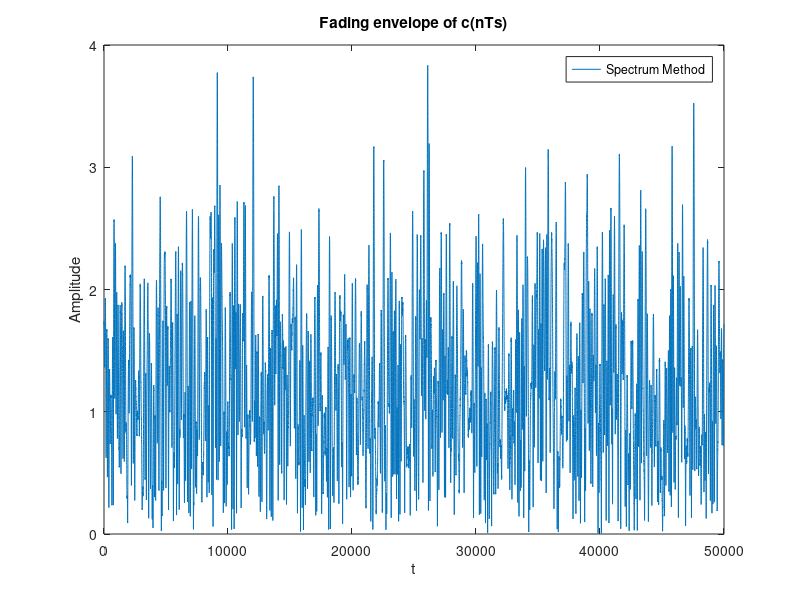
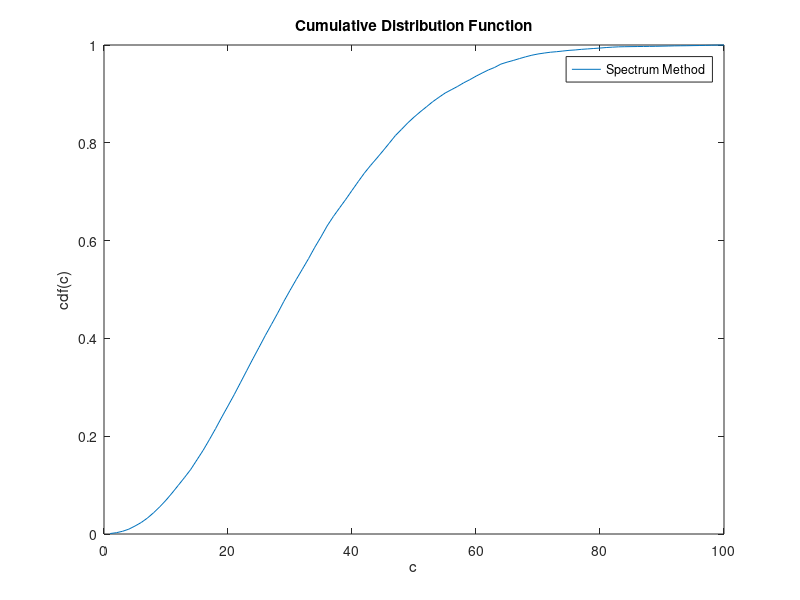
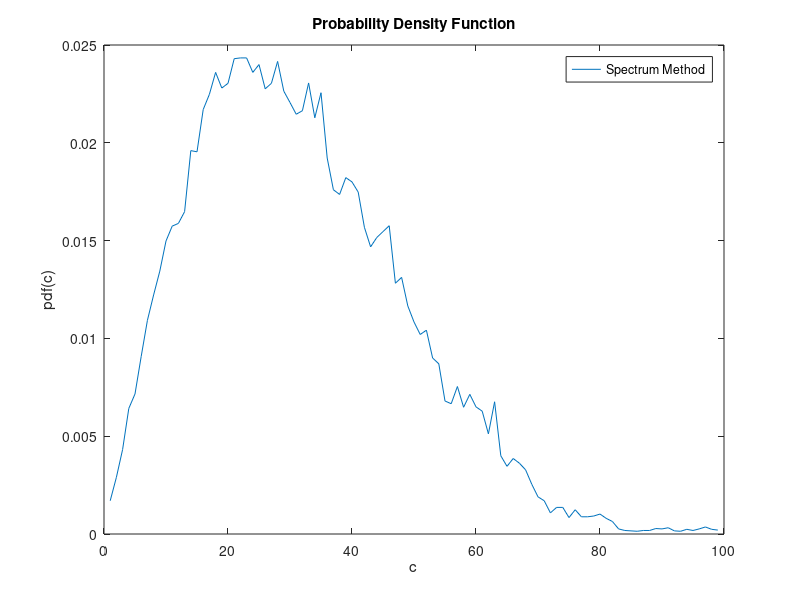
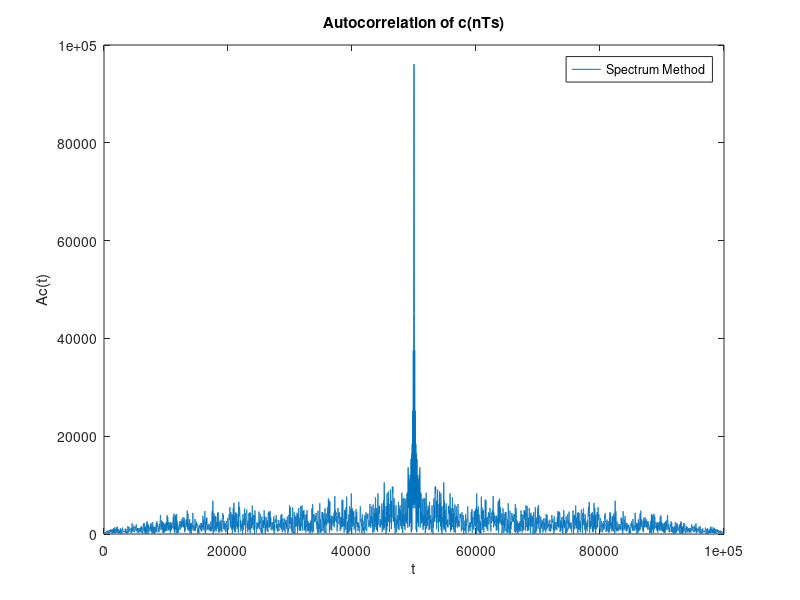

Here is the MATLAB script that generated these plots, in order:
clear all
close all
clc

% parameters
v  = 30*1000/3600; % relative speed
fc = 2e9;          % carrier frequency
c  = 3e8;
Ts = 10^(-4);      % Sample interval
fs = 1/Ts;
N  = 1000;         % No. of filter taps
Ns = 50000;         % No. of samples

% Compute Doppler Frequency
fd = (v*fc)/c;

% Generate g(t) using Eqn.8
g = [besselj(0.25, 2*pi*fd*Ts*abs(-N:-1)')./(abs(-N:-1)'*Ts).^(1/4);
       (fd*pi)^(1/4)/gamma(5/4); 
       besselj(0.25, 2*pi*fd*Ts*(1:N)')./((1:N)'*Ts).^(1/4)];
g = g/norm(g);

G = fft(g,Ns); 

% Generate X(k)
X_k = sqrt(Ns)*(randn(1,Ns) +1i*randn(1,Ns));

% Compute c(t)
C_k = X_k.*G';
c_t = ifft(C_k);

% Plot: Fading envelope
figure(1);
plot(abs(c_t));

title('Fading envelope of c(nTs)');
xlabel('t');
ylabel('Amplitude');
legend('Spectrum Method');

%Plot: CDF
h_t = hist(abs(c_t),100);
cdf = cumsum(h_t) / Ns;
figure(2)
plot(cdf);
legend('Spectrum Method');
title('Cumulative Distribution Function');
xlabel('c');
ylabel('cdf(c)');

% Plot: PDF
pdf = diff(cdf);
figure(3)
plot(pdf);
legend('Spectrum Method');
title('Probability Density Function');
xlabel('c');
ylabel('pdf(c)');

% Plot: Autocorrelation
a_c = xcorr(c_t);
figure(4)
plot(abs(a_c));
title('Autocorrelation of c(nTs)');
legend('Spectrum Method');
xlabel('t');
ylabel('Ac(t)');

% Plot: Power spectral density
% Theoretical - Eqn.5
f = -fd:fd;
psd_th = (1/pi*fd)*(1./((1-(f/fd).^2).^(1/2)));
% Obtained Power Spectral Density
psd_ob = fft(a_c,length(f));
figure(5)
title('Power Spectral Density: Spectrum method');
plot(f,psd_th,'b');
hold on
plot(f,abs(psd_ob),'r');
hold off
legend('Theoretical','Spectrum Method');
xlabel('f');
ylabel('psd(f)');
